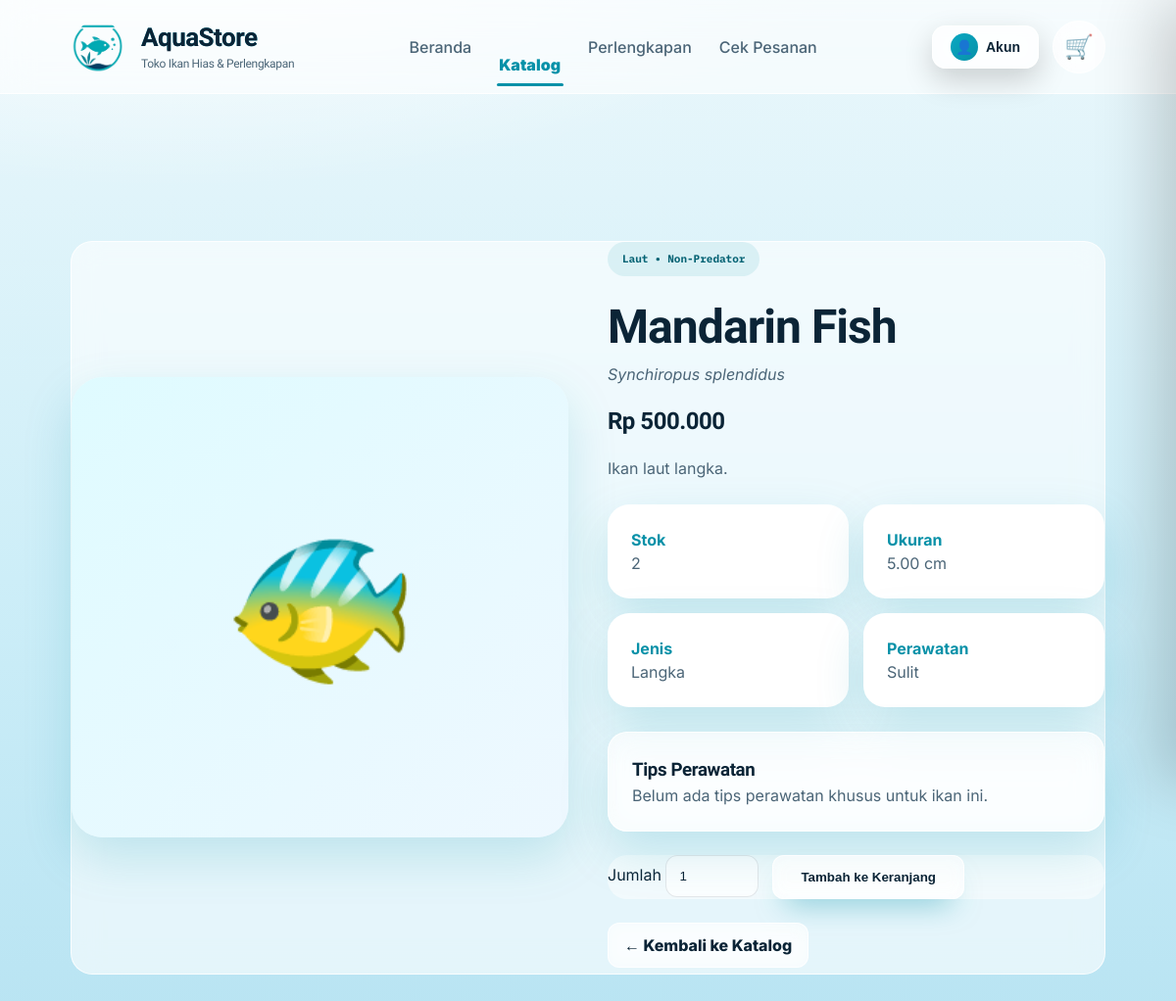
The app's page /pelanggan/detail.php?id=12, older data.
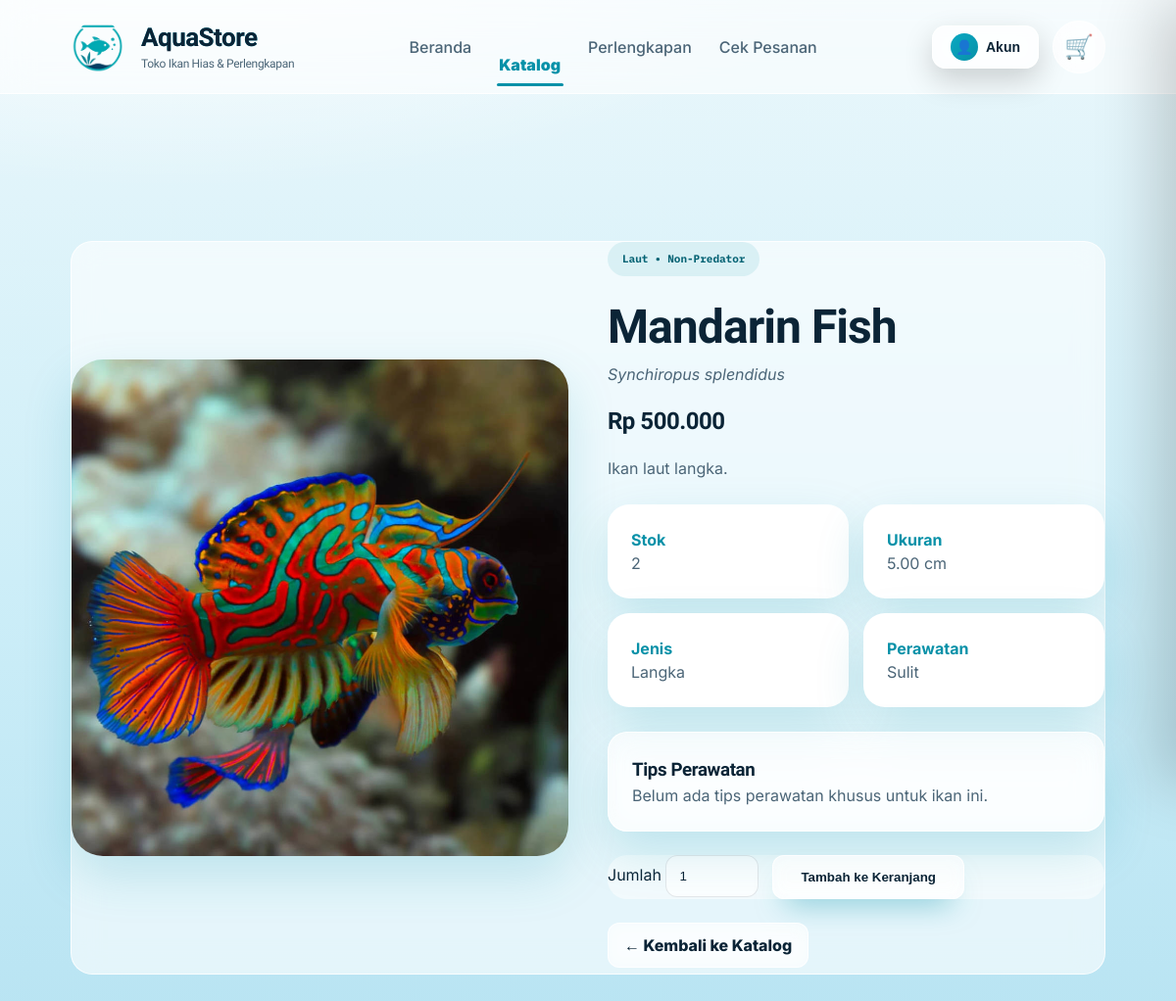
The same page, newer data.
### tables this page shows
CREATE TABLE `ikan` (
  `id` int(11) NOT NULL,
  `nama` varchar(100) NOT NULL,
  `nama_latin` varchar(100) DEFAULT NULL,
  `kategori_air` enum('Laut','Tawar','Payau') NOT NULL,
  `kategori_sifat` enum('Predator','Non-Predator') NOT NULL,
  `kategori_jenis` enum('Hias','Konsumsi','Langka') NOT NULL,
  `harga` int(11) NOT NULL,
  `stok` int(11) NOT NULL,
  `ukuran_cm` decimal(5,2) DEFAULT NULL,
  `tingkat_perawatan` enum('Mudah','Sedang','Sulit') NOT NULL,
  `foto` varchar(255) DEFAULT NULL,
  `deskripsi` text DEFAULT NULL,
  `tips_perawatan` text DEFAULT NULL,
  `status` enum('Tersedia','Habis','Pre-order') DEFAULT 'Tersedia',
  `created_at` timestamp NOT NULL DEFAULT current_timestamp()
);

### config/db.php (called while the page is built, shortened)
<?php
function e($text)
{
    return htmlspecialchars((string) ($text ?? ''), ENT_QUOTES, 'UTF-8');
}
function rupiah($angka)
{
    return 'Rp ' . number_format((int) $angka, 0, ',', '.');
}

### pelanggan/detail.php (the view, shortened to what this page needs)
<?php
require "../config/db.php";
$id = (int) ($_GET['id'] ?? 0);
$stmt = $pdo->prepare("SELECT * FROM ikan WHERE id = ?");
$stmt->execute([$id]);
$ikan = $stmt->fetch();
?>
<!DOCTYPE html>
<html lang="id">
<head>
    <link rel="stylesheet" href="../assets/css/style.css?v=55">
</head>
<?php include "../components/navbar.php"; ?>
    <section class="detail-section">
        <div class="detail-wrapper">
            <div class="detail-photo">
                <?php if (!empty($ikan['foto'])): ?>
                    <img src="../uploads/ikan/<?= e($ikan['foto']) ?>?v=<?= time() ?>">
                <?php else: ?>
                    <span><?= $ikan['kategori_sifat'] === 'Predator' ? '🦈' : '🐠' ?></span>
                <?php endif; ?>
            </div>
            <div class="detail-info">
                <span class="detail-badge">
                    <?= e($ikan['kategori_air']) ?> • <?= e($ikan['kategori_sifat']) ?>
                </span>
                <h1><?= e($ikan['nama']) ?></h1>
                <p>
                    <i><?= e($ikan['nama_latin']) ?></i>
                </p>
                <h2><?= rupiah($ikan['harga']) ?></h2>
                <p><?= e($ikan['deskripsi']) ?></p>
                <div class="info-grid">
                    <div>
                        <b>Stok</b>
                        <span><?= e($ikan['stok']) ?></span>
                    </div>
                    <div>
                        <b>Ukuran</b>
                        <span><?= e($ikan['ukuran_cm']) ?> cm</span>
                    </div>
                    <div>
                        <b>Jenis</b>
                        <span><?= e($ikan['kategori_jenis']) ?></span>
                    </div>
                    <div>
                        <b>Perawatan</b>
                        <span><?= e($ikan['tingkat_perawatan']) ?></span>
                    </div>
                </div>
                <div class="care-box">
                    <h3>Tips Perawatan</h3>
                    <p>
                        <?= e($ikan['tips_perawatan'] ?: 'Belum ada tips perawatan khusus untuk ikan ini.') ?>
                    </p>
                </div>
                <form method="POST" class="cart-form">
                    <label>
                        Jumlah
                        <input
                            type="number"
                            name="jumlah"
                            value="1"
                            min="1"
                            max="<?= e($ikan['stok']) ?>"
                            <?= $ikan['stok'] <= 0 ? 'disabled' : '' ?>
                        >
                    </label>
                    <button
                        class="hero-button"
                        <?= $ikan['stok'] <= 0 ? 'disabled' : '' ?>
                    >
                        <?= $ikan['stok'] <= 0 ? 'Stok Habis' : 'Tambah ke Keranjang' ?>
                    </button>
                </form>
                <br>
                <a href="katalog.php" class="mini-button">
                    ← Kembali ke Katalog
                </a>
            </div>
        </div>
    </section>
</body>
</html>

Row changes from the older to the newer data that the page shows:
changed ikan "Mandarin Fish": foto: picture added
